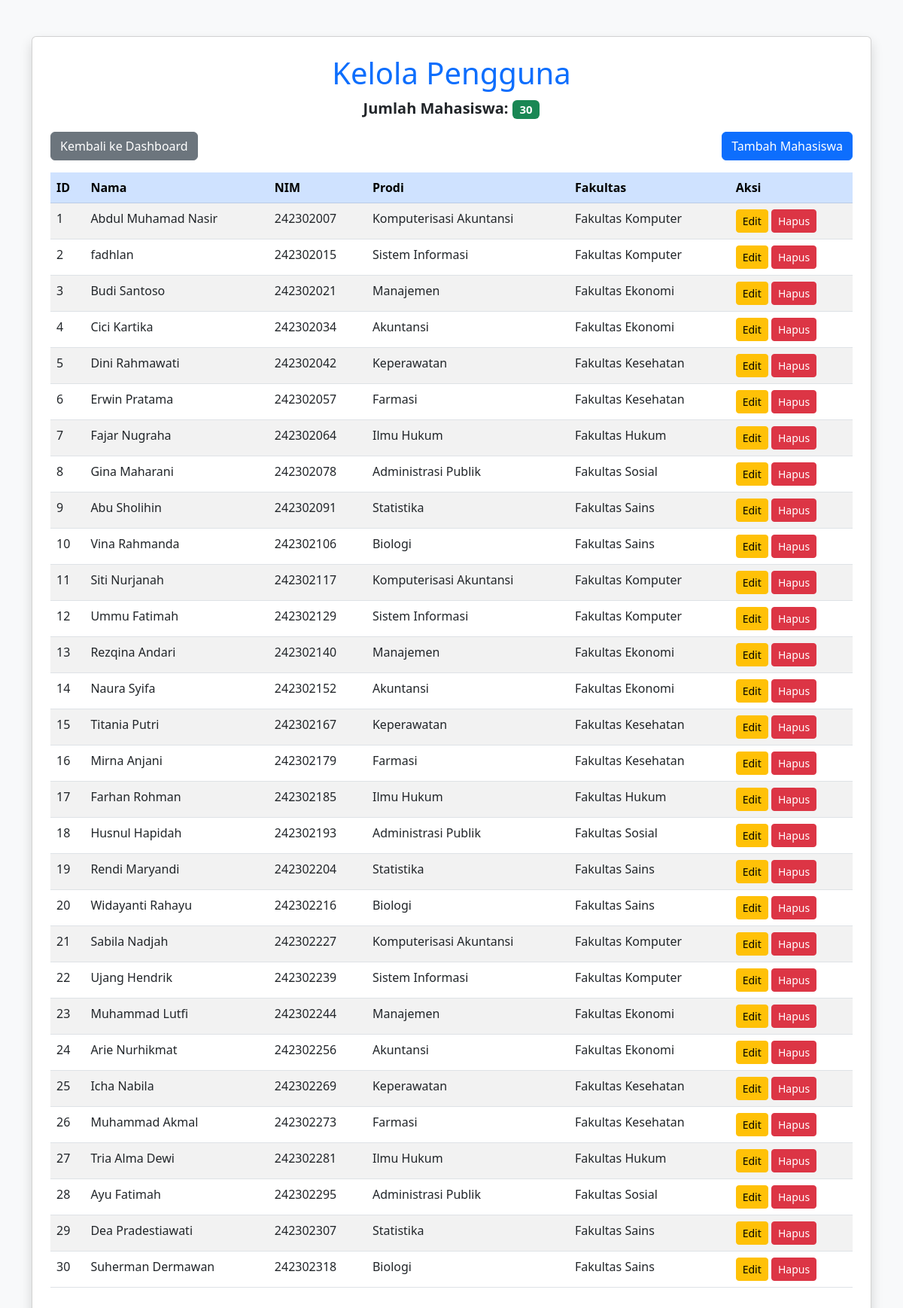
The app's page /ABDULNIH/manage_users.php with its own data.
### tables this page shows
CREATE TABLE `mhs` (
  `id` int(11) NOT NULL,
  `nim` varchar(15) NOT NULL,
  `username` varchar(255) NOT NULL,
  `password` varchar(255) NOT NULL,
  `nama` varchar(255) NOT NULL,
  `prodi_id` int(11) NOT NULL,
  `fakultas_id` int(11) NOT NULL
);

CREATE TABLE `tb_prodi` (
  `id` int(11) NOT NULL,
  `nama_prodi` varchar(255) NOT NULL,
  `fakultas_id` int(11) NOT NULL
);

CREATE TABLE `tb_fakultas` (
  `id` int(11) NOT NULL,
  `nama_fakultas` varchar(255) NOT NULL
);

### ABDULNIH/manage_users.php (the view, shortened to what this page needs)
<?php
$servername = "localhost";
$username = "root";
$password = "";
$dbname = "db_connection";
$conn = new mysqli($servername, $username, $password, $dbname);
$sql = "SELECT m.id, m.nim, m.username, m.nama, p.nama_prodi, f.nama_fakultas
        FROM mhs m
        JOIN tb_prodi p ON m.prodi_id = p.id
        JOIN tb_fakultas f ON p.fakultas_id = f.id
        ORDER BY m.id ASC";
$result = $conn->query($sql);
$count_sql = "SELECT COUNT(*) AS total_mahasiswa FROM mhs";
$count_result = $conn->query($count_sql);
$row_count = $count_result->fetch_assoc();
$total_mahasiswa = $row_count['total_mahasiswa'];
?>
<!DOCTYPE html>
<html lang="id">
<head>
    <link href="https://cdn.jsdelivr.net/npm/bootstrap@5.3.0/dist/css/bootstrap.min.css" rel="stylesheet">
</head>
<body class="bg-light">
<div class="container mt-5">
    <div class="card shadow p-4">
        <h1 class="text-center text-primary">Kelola Pengguna</h1>
        <p class="text-center fs-5 fw-bold">Jumlah Mahasiswa: <span class="badge bg-success"><?php echo $total_mahasiswa; ?></span></p>
        <div class="d-flex justify-content-between mb-3">
            <a href="dashboard_admin.php" class="btn btn-secondary">Kembali ke Dashboard</a>
            <a href="add_mahasiswa.php" class="btn btn-primary">Tambah Mahasiswa</a>
        </div>
        <table class="table table-striped table-hover">
            <thead class="table-primary">
                <tr>
                    <th>ID</th>
                    <th>Nama</th>
                    <th>NIM</th>
                    <th>Prodi</th>
                    <th>Fakultas</th>
                    <th>Aksi</th>
                </tr>
            </thead>
            <tbody>
                <?php
                if ($result->num_rows > 0) {
                    while ($row = $result->fetch_assoc()) {
                        echo "<tr>
                                <td>{$row['id']}</td>
                                <td>" . htmlspecialchars($row['nama']) . "</td>
                                <td>" . htmlspecialchars($row['nim']) . "</td>
                                <td>" . htmlspecialchars($row['nama_prodi']) . "</td>
                                <td>" . htmlspecialchars($row['nama_fakultas']) . "</td>
                                <td>
                                    <a href='edit_user.php?id={$row['id']}' class='btn btn-warning btn-sm'>Edit</a>
                                    <a href='delete_user.php?id={$row['id']}' class='btn btn-danger btn-sm' onclick=\"return confirm('Apakah Anda yakin ingin menghapus pengguna ini?');\">Hapus</a>
                                </td>
                              </tr>";
                    }
                } else {
                    echo "<tr><td colspan='6' class='text-center text-danger'>Tidak ada pengguna.</td></tr>";
                }
                ?>
            </tbody>
        </table>
    </div>
</div>
</body>
</html>

### records on screen
mhs: id "1", nama "Abdul Muhamad Nasir", nim "242302007", prodi.nama_prodi "Komputerisasi Akuntansi", fakultas.nama_fakultas "Fakultas Komputer"
mhs: id "2", nama "fadhlan", nim "242302015", prodi.nama_prodi "Sistem Informasi", fakultas.nama_fakultas "Fakultas Komputer"
mhs: id "3", nama "Budi Santoso", nim "242302021", prodi.nama_prodi "Manajemen", fakultas.nama_fakultas "Fakultas Ekonomi"
mhs: id "4", nama "Cici Kartika", nim "242302034", prodi.nama_prodi "Akuntansi", fakultas.nama_fakultas "Fakultas Ekonomi"
mhs: id "5", nama "Dini Rahmawati", nim "242302042", prodi.nama_prodi "Keperawatan", fakultas.nama_fakultas "Fakultas Kesehatan"
mhs: id "6", nama "Erwin Pratama", nim "242302057", prodi.nama_prodi "Farmasi", fakultas.nama_fakultas "Fakultas Kesehatan"
mhs: id "7", nama "Fajar Nugraha", nim "242302064", prodi.nama_prodi "Ilmu Hukum", fakultas.nama_fakultas "Fakultas Hukum"
mhs: id "8", nama "Gina Maharani", nim "242302078", prodi.nama_prodi "Administrasi Publik", tb_fakultas.nama_fakultas "Fakultas Sosial"
mhs: id "9", nama "Abu Sholihin", nim "242302091", prodi.nama_prodi "Statistika", tb_fakultas.nama_fakultas "Fakultas Sains"
mhs: id "10", nama "Vina Rahmanda", nim "242302106", prodi.nama_prodi "Biologi", tb_fakultas.nama_fakultas "Fakultas Sains"
mhs: id "11", nama "Siti Nurjanah", nim "242302117", prodi.nama_prodi "Komputerisasi Akuntansi", fakultas.nama_fakultas "Fakultas Komputer"
mhs: id "12", nama "Ummu Fatimah", nim "242302129", prodi.nama_prodi "Sistem Informasi", fakultas.nama_fakultas "Fakultas Komputer"
mhs: id "13", nama "Rezqina Andari", nim "242302140", prodi.nama_prodi "Manajemen", fakultas.nama_fakultas "Fakultas Ekonomi"
mhs: id "14", nama "Naura Syifa", nim "242302152", prodi.nama_prodi "Akuntansi", fakultas.nama_fakultas "Fakultas Ekonomi"
mhs: id "15", nama "Titania Putri", nim "242302167", prodi.nama_prodi "Keperawatan", fakultas.nama_fakultas "Fakultas Kesehatan"
mhs: id "16", nama "Mirna Anjani", nim "242302179", prodi.nama_prodi "Farmasi", fakultas.nama_fakultas "Fakultas Kesehatan"
mhs: id "17", nama "Farhan Rohman", nim "242302185", prodi.nama_prodi "Ilmu Hukum", fakultas.nama_fakultas "Fakultas Hukum"
mhs: id "18", nama "Husnul Hapidah", nim "242302193", prodi.nama_prodi "Administrasi Publik", tb_fakultas.nama_fakultas "Fakultas Sosial"
mhs: id "19", nama "Rendi Maryandi", nim "242302204", prodi.nama_prodi "Statistika", tb_fakultas.nama_fakultas "Fakultas Sains"
mhs: id "20", nama "Widayanti Rahayu", nim "242302216", prodi.nama_prodi "Biologi", tb_fakultas.nama_fakultas "Fakultas Sains"
mhs: id "21", nama "Sabila Nadjah", nim "242302227", prodi.nama_prodi "Komputerisasi Akuntansi", fakultas.nama_fakultas "Fakultas Komputer"
mhs: id "22", nama "Ujang Hendrik", nim "242302239", prodi.nama_prodi "Sistem Informasi", fakultas.nama_fakultas "Fakultas Komputer"
mhs: id "23", nama "Muhammad Lutfi", nim "242302244", prodi.nama_prodi "Manajemen", fakultas.nama_fakultas "Fakultas Ekonomi"
mhs: id "24", nama "Arie Nurhikmat", nim "242302256", prodi.nama_prodi "Akuntansi", fakultas.nama_fakultas "Fakultas Ekonomi"
mhs: id "25", nama "Icha Nabila", nim "242302269", prodi.nama_prodi "Keperawatan", fakultas.nama_fakultas "Fakultas Kesehatan"
mhs: id "26", nama "Muhammad Akmal", nim "242302273", prodi.nama_prodi "Farmasi", fakultas.nama_fakultas "Fakultas Kesehatan"
mhs: id "27", nama "Tria Alma Dewi", nim "242302281", prodi.nama_prodi "Ilmu Hukum", fakultas.nama_fakultas "Fakultas Hukum"
mhs: id "28", nama "Ayu Fatimah", nim "242302295", prodi.nama_prodi "Administrasi Publik", tb_fakultas.nama_fakultas "Fakultas Sosial"
mhs: id "29", nama "Dea Pradestiawati", nim "242302307", prodi.nama_prodi "Statistika", tb_fakultas.nama_fakultas "Fakultas Sains"
mhs: id "30", nama "Suherman Dermawan", nim "242302318", prodi.nama_prodi "Biologi", tb_fakultas.nama_fakultas "Fakultas Sains"

### other values on screen
$total_mahasiswa "30"
